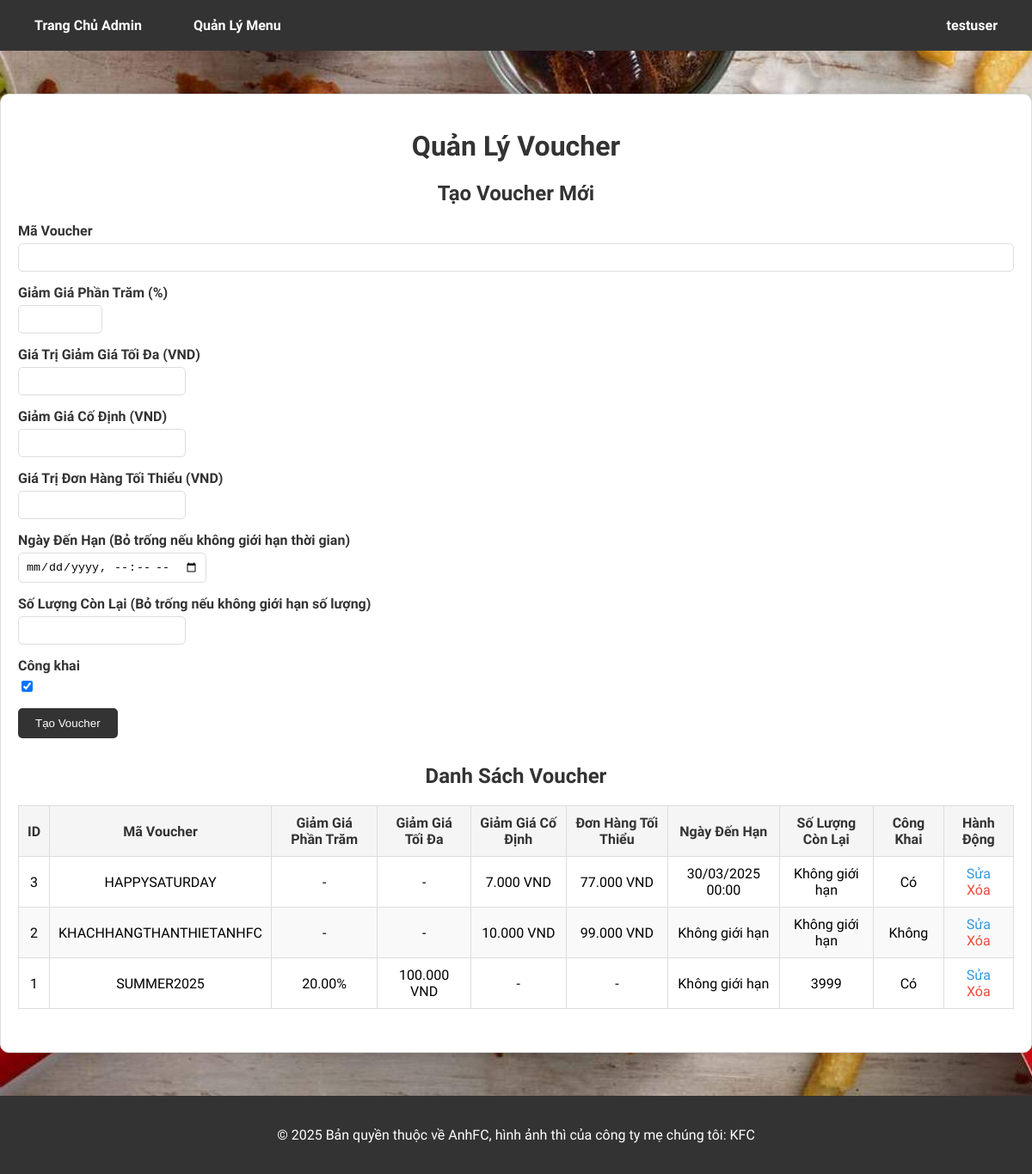
Page /AnhFC/php/voucher_manager.php (signed in) on the committed database.
### tables this page shows
CREATE TABLE `users` (
  `id` int(11) NOT NULL,
  `username` varchar(255) NOT NULL,
  `email` varchar(255) NOT NULL,
  `phone` varchar(20) NOT NULL,
  `address` text DEFAULT NULL,
  `password` varchar(255) NOT NULL,
  `created_at` timestamp NOT NULL DEFAULT current_timestamp(),
  `is_admin` tinyint(1) DEFAULT 0,
  `restrict_cod` tinyint(1) DEFAULT 0,
  `restrict_order` tinyint(1) DEFAULT 0
);

CREATE TABLE `vouchers` (
  `id` int(11) NOT NULL,
  `code` varchar(50) NOT NULL,
  `discount_percent` decimal(5,2) DEFAULT NULL,
  `max_discount_value` decimal(10,2) DEFAULT NULL,
  `fixed_discount` decimal(10,2) DEFAULT NULL,
  `min_order_value` decimal(10,2) DEFAULT NULL,
  `expiry_date` datetime DEFAULT NULL,
  `quantity` int(11) DEFAULT NULL,
  `created_at` timestamp NOT NULL DEFAULT current_timestamp(),
  `is_public` tinyint(1) DEFAULT 1
);

### AnhFC/php/voucher_manager.php (the view, shortened to what this page needs)
<?php
include 'check_admin.php';
$result = $conn->query("SELECT * FROM vouchers ORDER BY created_at DESC");
$vouchers = $result->fetch_all(MYSQLI_ASSOC);
$editVoucher = null;
?>
<?php include 'admin_header.php'; ?>
<!DOCTYPE html>
<html lang="en">
<head>
    <link rel="stylesheet" href="../css/style.css">
</head>
<body>
    <div class="admin-container">
        <h1>Quản Lý Voucher</h1>
        <div class="form-section">
            <h2><?php echo $editVoucher ? 'Chỉnh Sửa Voucher' : 'Tạo Voucher Mới'; ?></h2>
            <form method="POST" action="">
                <div class="form-group">
                    <label for="code">Mã Voucher</label>
                    <input type="text" id="code" name="code" value="<?php echo $editVoucher ? htmlspecialchars($editVoucher['code']) : (isset($code) ? htmlspecialchars($code) : ''); ?>" required>
                </div>
                <div class="form-group">
                    <label for="discount_percent">Giảm Giá Phần Trăm (%)</label>
                    <input type="number" id="discount_percent" name="discount_percent" step="0.01" min="0" max="100" value="<?php echo $editVoucher ? htmlspecialchars($editVoucher['discount_percent']) : (isset($discountPercent) ? htmlspecialchars($discountPercent) : ''); ?>">
                </div>
                <div class="form-group">
                    <label for="max_discount_value">Giá Trị Giảm Giá Tối Đa (VND)</label>
                    <input type="number" id="max_discount_value" name="max_discount_value" step="0.01" min="0" value="<?php echo $editVoucher ? htmlspecialchars($editVoucher['max_discount_value']) : (isset($maxDiscountValue) ? htmlspecialchars($maxDiscountValue) : ''); ?>">
                </div>
                <div class="form-group">
                    <label for="fixed_discount">Giảm Giá Cố Định (VND)</label>
                    <input type="number" id="fixed_discount" name="fixed_discount" step="0.01" min="0" value="<?php echo $editVoucher ? htmlspecialchars($editVoucher['fixed_discount']) : (isset($fixedDiscount) ? htmlspecialchars($fixedDiscount) : ''); ?>">
                </div>
                <div class="form-group">
                    <label for="min_order_value">Giá Trị Đơn Hàng Tối Thiểu (VND)</label>
                    <input type="number" id="min_order_value" name="min_order_value" step="0.01" min="0" value="<?php echo $editVoucher ? htmlspecialchars($editVoucher['min_order_value']) : (isset($minOrderValue) ? htmlspecialchars($minOrderValue) : ''); ?>">
                </div>
                <div class="form-group">
                    <label for="expiry_date">Ngày Đến Hạn (Bỏ trống nếu không giới hạn thời gian)</label>
                    <input type="datetime-local" id="expiry_date" name="expiry_date" value="<?php echo $editVoucher && $editVoucher['expiry_date'] ? date('Y-m-d\TH:i', strtotime($editVoucher['expiry_date'])) : (isset($expiryDate) ? htmlspecialchars($expiryDate) : ''); ?>">
                </div>
                <div class="form-group">
                    <label for="quantity">Số Lượng Còn Lại (Bỏ trống nếu không giới hạn số lượng)</label>
                    <input type="number" id="quantity" name="quantity" min="0" value="<?php echo $editVoucher && $editVoucher['quantity'] !== null ? htmlspecialchars($editVoucher['quantity']) : (isset($quantity) ? htmlspecialchars($quantity) : ''); ?>">
                </div>
                <div class="form-group">
                    <label for="is_public">Công khai</label>
                    <input type="checkbox" id="is_public" name="is_public" <?php echo ($editVoucher && $editVoucher['is_public']) || (!isset($editVoucher) && !isset($_POST['is_public'])) ? 'checked' : ''; ?>>
                </div>
                <div class="form-group">
                    <button type="submit"><?php echo $editVoucher ? 'Cập Nhật Voucher' : 'Tạo Voucher'; ?></button>
                </div>
            </form>
        </div>
        <div class="list-section">
            <h2>Danh Sách Voucher</h2>
            <?php if (empty($vouchers)): ?>
                <p class="no-vouchers">Không có voucher nào!</p>
            <?php else: ?>
                <table class="voucher-list">
                    <thead>
                        <tr>
                            <th>ID</th>
                            <th>Mã Voucher</th>
                            <th>Giảm Giá Phần Trăm</th>
                            <th>Giảm Giá Tối Đa</th>
                            <th>Giảm Giá Cố Định</th>
                            <th>Đơn Hàng Tối Thiểu</th>
                            <th>Ngày Đến Hạn</th>
                            <th>Số Lượng Còn Lại</th>
                            <th>Công Khai</th>
                            <th>Hành Động</th>
                        </tr>
                    </thead>
                    <tbody>
                        <?php foreach ($vouchers as $voucher): ?>
                            <tr>
                                <td><?php echo $voucher['id']; ?></td>
                                <td><?php echo htmlspecialchars($voucher['code']); ?></td>
                                <td><?php echo $voucher['discount_percent'] ? number_format($voucher['discount_percent'], 2) . '%' : '-'; ?></td>
                                <td><?php echo $voucher['max_discount_value'] ? number_format($voucher['max_discount_value'], 0, ',', '.') . ' VND' : '-'; ?></td>
                                <td><?php echo $voucher['fixed_discount'] ? number_format($voucher['fixed_discount'], 0, ',', '.') . ' VND' : '-'; ?></td>
                                <td><?php echo $voucher['min_order_value'] ? number_format($voucher['min_order_value'], 0, ',', '.') . ' VND' : '-'; ?></td>
                                <td><?php echo $voucher['expiry_date'] ? date('d/m/Y H:i', strtotime($voucher['expiry_date'])) : 'Không giới hạn'; ?></td>
                                <td><?php echo $voucher['quantity'] !== null ? $voucher['quantity'] : 'Không giới hạn'; ?></td>
                                <td><?php echo $voucher['is_public'] ? 'Có' : 'Không'; ?></td>
                                <td class="action">
                                    <a href="voucher_manager.php?action=edit&id=<?php echo $voucher['id']; ?>" class="edit">Sửa</a>
                                    <a href="#" onclick="confirmDelete(<?php echo $voucher['id']; ?>)" class="delete">Xóa</a>
                                </td>
                            </tr>
                        <?php endforeach; ?>
                    </tbody>
                </table>
            <?php endif; ?>
        </div>
    </div>
</body>
</html>
<?php
include 'footer.php';
?>

### AnhFC/php/admin_header.php (shortened to what this page needs)
<?php
include 'dbconnection.php';
$username = '';
if (isset($_SESSION['user_id'])) {
    $userId = $_SESSION['user_id'];
    $stmt = $conn->prepare("SELECT username FROM users WHERE id = ?");
    $stmt->bind_param("i", $userId);
    $stmt->execute();
    $result = $stmt->get_result();
    $user = $result->fetch_assoc();
    $username = $user['username'] ?? '';
}
?>
<!DOCTYPE html>
<html lang="en">
<head>
    <link rel="stylesheet" href="../css/style.css">
</head>
<body>
    <nav class="navbar">
        <ul>
            <li><a href="admin_home.php">Trang Chủ Admin</a></li>
            <li><a href="admin_menu.php">Quản Lý Menu</a></li>
            <li class="user-menu">
                <?php if (isset($_SESSION['user_id']) && !empty($username)): ?>
                    <div class="dropdown">
                        <a href="#" class="dropbtn"><?php echo htmlspecialchars($username); ?></a>
                    </div>
                <?php else: ?>
                    <a href="admin_login.php">Đăng Nhập</a>
                <?php endif; ?>
            </li>
        </ul>
    </nav>
</body>
</html>

### AnhFC/css/style.css (style rules this page uses)
.navbar { background-color: #333; color: white; padding: 10px; text-align: center; }
.navbar ul { list-style-type: none; padding: 0; margin: 0; display: flex; justify-content: center; }
.navbar ul li { margin: 0 15px; }
.navbar ul li a { color: white; text-decoration: none; font-weight: bold; }

### AnhFC/php/admin_header.php (style rules this page uses)
body { background-image: url('../assets/BG.jpg'); background-size: cover; background-attachment: fixed; margin: 0; padding: 0; }
.navbar { background-color: #333; padding: 10px 0; }
.navbar ul { list-style-type: none; margin: 0; padding: 0 20px; display: flex; justify-content: flex-start; align-items: center; }
.navbar li { position: relative; }
.navbar a { color: white; text-decoration: none; padding: 10px 15px; display: block; font-family: 'Lexend', sans-serif; }
.navbar .user-menu { margin-left: auto; }
.dropdown { position: relative; display: inline-block; }
.dropbtn { cursor: pointer; }

### AnhFC/php/voucher_manager.php (style rules this page uses)
body { font-family: 'Lexend', sans-serif; background-image: url('../assets/BG.jpg'); background-size: cover; background-attachment: fixed; margin: 0; padding: 0; }
.admin-container { max-width: 1200px; margin: 50px auto; padding: 20px; background-color: #fff; border: 1px solid #ddd; border-radius: 10px; box-shadow: 0 0 10px rgba(0, 0, 0, 0.1); }
h1, h2 { text-align: center; color: #333; }
.form-section, .list-section { margin-bottom: 30px; }
.form-group { margin-bottom: 15px; }
.form-group label { display: block; font-weight: bold; margin-bottom: 5px; color: #333; }
.form-group input, .form-group select { width: 100%; padding: 8px; border: 1px solid #ddd; border-radius: 5px; box-sizing: border-box; }
.form-group input[type="number"], .form-group input[type="datetime-local"], .form-group input[type="checkbox"] { width: auto; }
.form-group button { padding: 10px 20px; background-color: #333; color: white; border: none; border-radius: 5px; cursor: pointer; }
.voucher-list { width: 100%; border-collapse: collapse; margin-top: 20px; }
.voucher-list th, .voucher-list td { border: 1px solid #ddd; padding: 10px; text-align: center; }
.voucher-list th { background-color: #f5f5f5; color: #333; }
.voucher-list tr:nth-child(even) { background-color: #f9f9f9; }
.voucher-list .action a { color: #333; text-decoration: none; margin: 0 5px; }
.voucher-list .action a.edit { color: #3498db; }
.voucher-list .action a.delete { color: #e74c3c; }

### rows in the picture
users: username "testuser"
vouchers: id "3", code "HAPPYSATURDAY", fixed_discount "7.000", min_order_value "77.000", expiry_date "30/03/2025 00:00", shows "Không giới hạn", is_public "Có"
vouchers: id "2", code "KHACHHANGTHANTHIETANHFC", fixed_discount "10.000", min_order_value "99.000", shows "Không giới hạn", is_public "Không"
vouchers: id "1", code "SUMMER2025", discount_percent "20.00", max_discount_value "100.000", shows "Không giới hạn", quantity "3999", is_public "Có"
